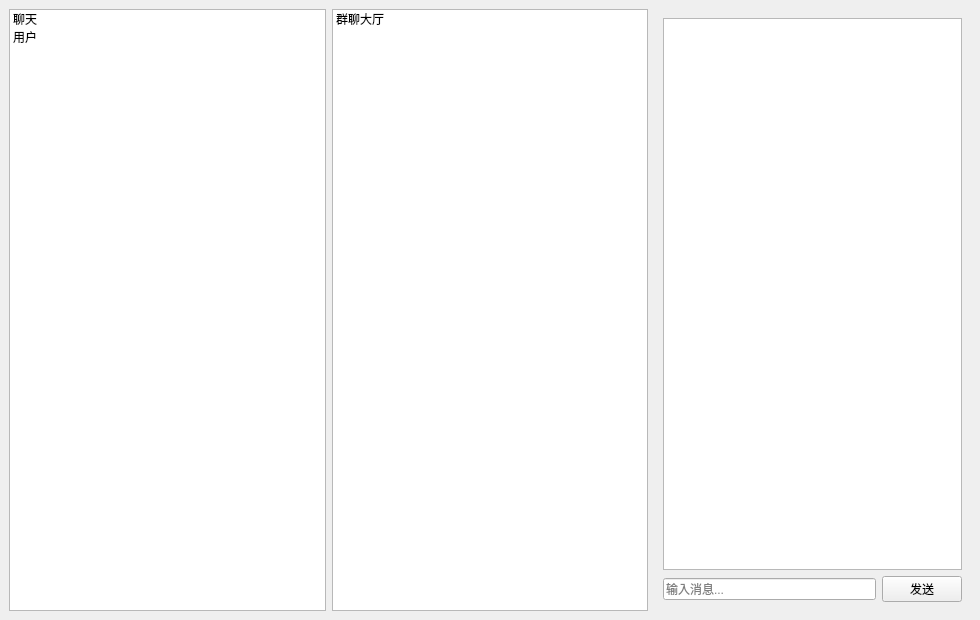
<?xml version="1.0" encoding="UTF-8"?>
<ui version="4.0">
 <class>ClientWindow</class>
 <widget class="QMainWindow" name="ClientWindow">
  <property name="geometry"><rect><x>0</x><y>0</y><width>980</width><height>620</height></rect></property>
  <property name="windowTitle"><string>Qt Chat Client</string></property>
  <widget class="QWidget" name="centralWidget">
   <layout class="QHBoxLayout" name="horizontalLayout">
    <item>
     <widget class="QListWidget" name="listNav">
      <property name="maximumWidth"><number>80</number></property>
      <item><property name="text"><string>聊天</string></property></item>
      <item><property name="text"><string>用户</string></property></item>
     </widget>
    </item>
    <item>
     <widget class="QListWidget" name="listChats">
      <property name="minimumWidth"><number>180</number></property>
      <item><property name="text"><string>群聊大厅</string></property></item>
     </widget>
    </item>
    <item>
     <widget class="QStackedWidget" name="stackedWidget">
      <widget class="QWidget" name="pageChat">
       <layout class="QVBoxLayout" name="verticalLayoutChat">
        <item><widget class="QPlainTextEdit" name="textChat"><property name="readOnly"><bool>true</bool></property></widget></item>
        <item>
         <layout class="QHBoxLayout" name="sendLayout">
          <item><widget class="QLineEdit" name="editMessage"><property name="placeholderText"><string>输入消息...</string></property></widget></item>
          <item><widget class="QPushButton" name="btnSend"><property name="text"><string>发送</string></property></widget></item>
         </layout>
        </item>
       </layout>
      </widget>
      <widget class="QWidget" name="pageProfile">
       <layout class="QVBoxLayout" name="verticalLayoutProfile">
        <item><widget class="QLabel" name="labelAvatar"><property name="alignment"><set>Qt::AlignCenter</set></property><property name="minimumHeight"><number>160</number></property></widget></item>
        <item><widget class="QLabel" name="labelNick"><property name="alignment"><set>Qt::AlignCenter</set></property></widget></item>
       </layout>
      </widget>
     </widget>
    </item>
   </layout>
  </widget>
 </widget>
 <resources/>
 <connections/>
</ui>
